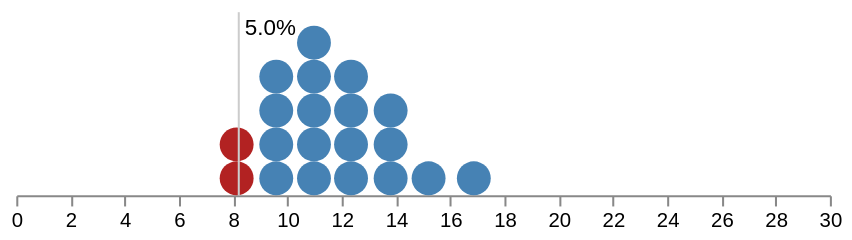

Describe this chart as a Vega-Lite specification.
### Vega specification from a JSON file in a GitHub repository (floating-point values rounded to 4 significant figures)
{"$schema": "https://vega.github.io/schema/vega/v6.json", "description": "A quantile dot plot conveying the uncertainty of bus arrival times.", "width": 400, "height": 90, "padding": 5, "signals": [{"name": "quantiles", "value": 20, "bind": {"input": "range", "min": 10, "max": 200, "step": 1}}, {"name": "mean", "update": "log(11.4)"}, {"name": "sd", "value": 0.2}, {"name": "step", "update": "1.25 * sqrt(20 / quantiles)"}, {"name": "size", "update": "scale('x', step) - scale('x', 0)"}, {"name": "area", "update": "size * size"}, {"name": "select", "init": "quantileLogNormal(0.05, mean, sd)", "on": [{"events": "click, [pointerdown, window:pointerup] > pointermove", "update": "clamp(invert('x', x()), 0.0001, 30)"}, {"events": "dblclick", "update": "0"}]}], "data": [{"name": "quantiles", "transform": [{"type": "sequence", "as": "p", "start": {"signal": "0.5 / quantiles"}, "step": {"signal": "1 / quantiles"}, "stop": 1}, {"type": "formula", "as": "value", "expr": "quantileLogNormal(datum.p, mean, sd)"}, {"type": "dotbin", "field": "value", "step": {"signal": "step"}}, {"type": "stack", "groupby": ["bin"]}, {"type": "extent", "field": "y1", "signal": "ext"}]}], "scales": [{"name": "x", "domain": [0, 30], "range": "width"}, {"name": "y", "domain": {"signal": "[0, height / size]"}, "range": "height"}], "axes": [{"scale": "x", "orient": "bottom"}], "marks": [{"type": "symbol", "from": {"data": "quantiles"}, "encode": {"enter": {"x": {"scale": "x", "field": "bin"}, "y": {"scale": "y", "signal": "datum.y0 + 0.5"}, "size": {"signal": "area"}}, "update": {"fill": {"signal": "datum.bin < select ? 'firebrick' : 'steelblue'"}}}}, {"type": "rule", "interactive": false, "encode": {"update": {"x": {"scale": "x", "signal": "select"}, "y": {"value": 0}, "y2": {"signal": "height"}, "stroke": {"signal": "select ? '#ccc': 'transparent'"}}}}, {"type": "text", "interactive": false, "encode": {"enter": {"baseline": {"value": "top"}, "dx": {"value": 3}, "y": {"value": 2}}, "update": {"x": {"scale": "x", "signal": "select"}, "text": {"signal": "format(cumulativeLogNormal(select, mean, sd), '.1%')"}, "fill": {"signal": "select ? '#000': 'transparent'"}}}}]}
